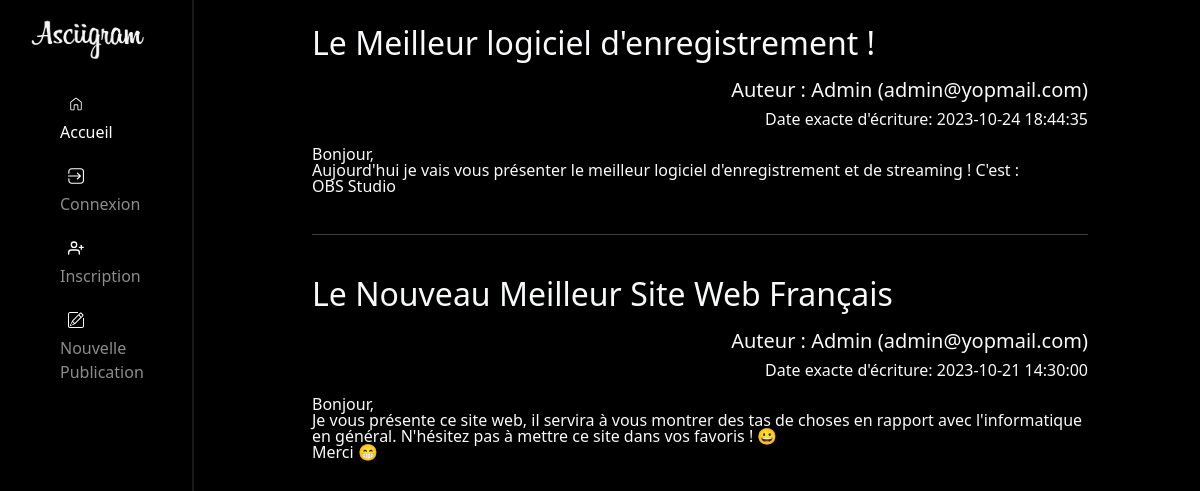
The page / on the database its author committed.
### tables this page shows
CREATE TABLE Posts (
    Titre TEXT,
    Contenu TEXT PRIMARY KEY UNIQUE,
    Date DATETIME,
    Auteur INTEGER,
    FOREIGN KEY (Auteur) REFERENCES Users(Mail)
);

CREATE TABLE "Users" (
	"Pseudo"	TEXT NOT NULL,
	"Mail"	TEXT NOT NULL UNIQUE,
	"Date d'inscription"	DATE,
	"Administrateur"	INTEGER,
	"Modérateur"	INTEGER,
	PRIMARY KEY("Mail")
);

### main.py (the view)
    @app.route('/')
    def index():
        conn = sqlite3.connect('DataBase.db')
        cur = conn.cursor()
        cur.execute('SELECT Posts.*, Users.pseudo FROM Posts INNER JOIN Users ON Posts.auteur = Users.Mail;')
        conn.commit()
        liste = cur.fetchall()
        cur.close()
        conn.close()
        return render_template("index.html", liste = liste)

### templates/index.html (shortened to what this page needs)
<!DOCTYPE html>
<html lang="fr">
   <head>
      <link
         rel="stylesheet"
         type="text/css"
         href="{{ url_for('static',filename='bootstrap/bootstrap.min.css') }}"
      />
   </head>
   <body class="bg-black" style="margin: 0; border: 0; padding: 0">
      <div class="row" style="margin: 0; border: 0; padding: 0">
         <div class="col-2">
            <nav
               class="navbar navbar-dark navbar-nav"
               style="margin: 0; border: 0; padding: 0"
            >
               <div class="container-fluid">
                  <div class="row" style="margin-right: 0px">
                     <a
                        class="navbar-brand"
                        href="/"
                        style="
                           height: 10vh;
                           padding: 0;
                           border-right: 2px solid #1a1a1a;
                        "
                     >
                        <img
                           src="{{ url_for('static', filename='images/asgrfull.png') }}"
                           alt="Logo"
                           style="width: 15vh; margin-right: -20px"
                           class="m-3"
                        />
                     </a>
                     <nav
                        class="d-block"
                        style="
                           margin: 0;
                           border: 0;
                           padding: 0;
                           border-right: 2px solid #1a1a1a;
                           height: 90vh;
                        "
                     >
                        <div class="position-sticky mx-5">
                           <ul class="navbar-nav flex-column">
                              <li class="nav-item">
                                 <a
                                    class="nav-link active"
                                    href="#"
                                    onmouseover="this.style.backgroundColor = '#1a1a1a';"
                                    onmouseout="this.style.backgroundColor='';"
                                 >
                                    <img
                                       src="{{ url_for('static',filename='images/home.svg') }}"
                                       alt="Home"
                                       style="width: 2vh; margin-right: -20px"
                                       class="m-2"
                                    />
                                    Accueil
                                 </a>
                              </li>
                              <li class="nav-item">
                                 <a
                                    class="nav-link"
                                    href="/login"
                                    onmouseover="this.style.backgroundColor = '#1a1a1a';"
                                    onmouseout="this.style.backgroundColor='';"
                                 >
                                    <img
                                       src="{{ url_for('static',filename='images/login.svg') }}"
                                       alt="Login"
                                       style="width: 2vh"
                                       class="m-2"
                                    />
                                    Connexion
                                 </a>
                              </li>
                              <li class="nav-item">
                                 <a
                                    class="nav-link"
                                    href="/inscription"
                                    onmouseover="this.style.backgroundColor = '#1a1a1a';"
                                    onmouseout="this.style.backgroundColor='';"
                                 >
                                    <img
                                       src="{{ url_for('static',filename='images/register.svg') }}"
                                       alt="Register"
                                       style="width: 2vh"
                                       class="m-2"
                                    />
                                    Inscription
                                 </a>
                              </li>
                              <li class="nav-item">
                                 <a
                                    class="nav-link"
                                    href="/ajout"
                                    onmouseover="this.style.backgroundColor = '#1a1a1a';"
                                    onmouseout="this.style.backgroundColor='';"
                                 >
                                    <img
                                       src="{{ url_for('static',filename='images/new.svg') }}"
                                       alt="Upload"
                                       style="width: 2vh"
                                       class="m-2"
                                    />
                                    Nouvelle Publication
                                 </a>
                              </li>
                           </ul>
                        </div>
                     </nav>
                  </div>
               </div>
            </nav>
         </div>
         <div class="col-1"></div><div" class="align-items-start col-8 text-light">
            {% for item in liste %}
            <div class="post brp">
               <h2 class="text-start" style="padding: 1vh; padding-left: 0; padding-top: 3vh;">{{ item[0] }}</h2>
               <h5 class="text-end">Auteur : {{ item[4] }} ({{ item[3]}})</h5>
               <h6 class="text-end" style="padding-bottom: 1vh;">Date exacte d'écriture: {{ item[2] }}</h6>
               <p class="text-start" style="padding-bottom: 3vh; line-height: 2vh;">{% autoescape false %}{{ item[1]|safe}}{% endautoescape %}</p>
            </div>
            {% if not loop.last %}
            <hr style="background-color: #262626" />
            {% endif %} {% endfor %}
         </div>
   </body>
</html>

### rows shown on the page
Posts: Titre "Le Meilleur logiciel d'enregistrement !", Pseudo "Admin", Auteur "admin@yopmail.com", Date "2023-10-24 18:44:35", Contenu "Bonjour, Aujourd'hui je vais vous présenter le meilleur logiciel d'enregistrement et de streaming ! C'est : OBS Studio"
Posts: Titre "Le Nouveau Meilleur Site Web Français", Pseudo "Admin", Auteur "admin@yopmail.com", Date "2023-10-21 14:30:00", Contenu "Bonjour, Je vous présente ce site web, il servira à vous montrer des tas de choses en rapport avec l'informatique en général. N'hésitez pas à mettre ce site dans vos favoris ! 😀 Merci 😁"
